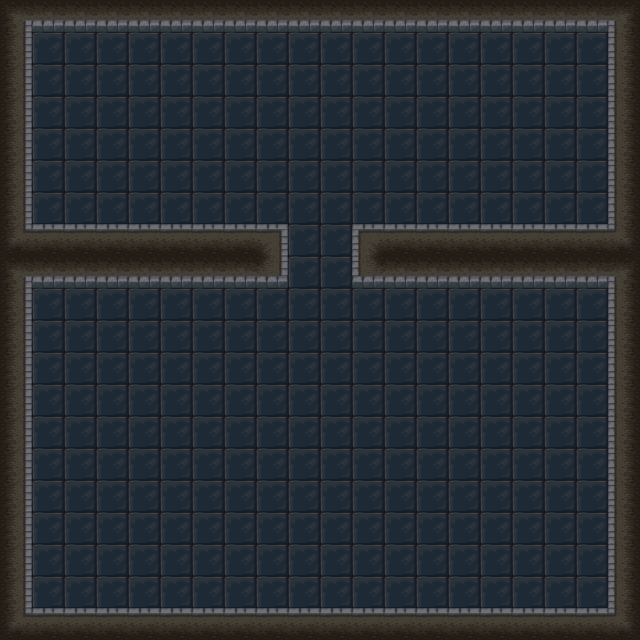

A 2D game scene composited from a Tiled map and its tileset images. What follows is a short description and the map's XML, with every tile layer's data as written:
An orthogonal 20x20 tile map with 32x32 px tiles, 2 tile layers (backgroundLayer, blockedLayer), 2 tilesets and 18 objects (8x water, 4x waterStone).

<map version="1.0" orientation="orthogonal" renderorder="right-down" width="20" height="20" tilewidth="32" tileheight="32" nextobjectid="30">
 <tileset firstgid="1" name="dungeon_tileset_32" tilewidth="32" tileheight="32" tilecount="88" columns="8">
  <image source="../images/dungeon_tileset_32.png" width="256" height="352" />
 </tileset>
 <tileset firstgid="89" name="tiles" tilewidth="16" tileheight="16" tilecount="3520" columns="44">
  <image source="../images/tiles.png" width="705" height="1280" />
  <tile id="2786">
   <properties>
    <property name="sprite" value="bluecup" />
    <property name="type" value="item" />
   </properties>
  </tile>
 </tileset>
 <layer name="backgroundLayer" width="20" height="20">
  <data encoding="csv">
1,1,1,1,1,1,1,1,1,1,1,1,1,1,1,1,1,1,1,1,
1,1,1,1,1,1,1,1,1,1,1,1,1,1,1,1,1,1,1,1,
1,1,1,1,1,1,1,1,1,1,1,1,1,1,1,1,1,1,1,1,
1,1,1,1,1,1,1,1,1,1,1,1,1,1,1,1,1,1,1,1,
1,1,1,1,1,1,1,1,1,1,1,1,1,1,1,1,1,1,1,1,
1,1,1,1,1,1,1,1,1,1,1,1,1,1,1,1,1,1,1,1,
1,1,1,1,1,1,1,1,1,1,1,1,1,1,1,1,1,1,1,1,
1,1,1,1,1,1,1,1,1,1,1,1,1,1,1,1,1,1,1,1,
1,1,1,1,1,1,1,1,1,1,1,1,1,1,1,1,1,1,1,1,
1,1,1,1,1,1,1,1,1,1,1,1,1,1,1,1,1,1,1,1,
1,1,1,1,1,1,1,1,1,1,1,1,1,1,1,1,1,1,1,1,
1,1,1,1,1,1,1,1,1,1,1,1,1,1,1,1,1,1,1,1,
1,1,1,1,1,1,1,1,1,1,1,1,1,1,1,1,1,1,1,1,
1,1,1,1,1,1,1,1,1,1,1,1,1,1,1,1,1,1,1,1,
1,1,1,1,1,1,1,1,1,1,1,1,1,1,1,1,1,1,1,1,
1,1,1,1,1,1,1,1,1,1,1,1,1,1,1,1,1,1,1,1,
1,1,1,1,1,1,1,1,1,1,1,1,1,1,1,1,1,1,1,1,
1,1,1,1,1,1,1,1,1,1,1,1,1,1,1,1,1,1,1,1,
1,1,1,1,1,1,1,1,1,1,1,1,1,1,1,1,1,1,1,1,
1,1,1,1,1,1,1,1,1,1,1,1,1,1,1,1,1,1,1,1
</data>
 </layer>
 <layer name="blockedLayer" width="20" height="20">
  <data encoding="csv">
79,59,59,59,59,59,59,59,59,59,59,59,59,59,59,59,59,59,59,80,
58,0,0,0,0,0,0,0,0,0,0,0,0,0,0,0,0,0,0,60,
58,0,0,0,0,0,0,0,0,0,0,0,0,0,0,0,0,0,0,60,
58,0,0,0,0,0,0,0,0,0,0,0,0,0,0,0,0,0,0,60,
58,0,0,0,0,0,0,0,0,0,0,0,0,0,0,0,0,0,0,60,
58,0,0,0,0,0,0,0,0,0,0,0,0,0,0,0,0,0,0,60,
58,0,0,0,0,0,0,0,0,0,0,0,0,0,0,0,0,0,0,60,
82,57,57,57,57,57,57,57,84,0,0,83,57,57,57,57,57,57,57,81,
79,59,59,59,59,59,59,59,85,0,0,86,59,59,59,59,59,59,59,80,
58,0,0,0,0,0,0,0,0,0,0,0,0,0,0,0,0,0,0,60,
58,0,0,0,0,0,0,0,0,0,0,0,0,0,0,0,0,0,0,60,
58,0,0,0,0,0,0,0,0,0,0,0,0,0,0,0,0,0,0,60,
58,0,0,0,0,0,0,0,0,0,0,0,0,0,0,0,0,0,0,60,
58,0,0,0,0,0,0,0,0,0,0,0,0,0,0,0,0,0,0,60,
58,0,0,0,0,0,0,0,0,0,0,0,0,0,0,0,0,0,0,60,
58,0,0,0,0,0,0,0,0,0,0,0,0,0,0,0,0,0,0,60,
58,0,0,0,0,0,0,0,0,0,0,0,0,0,0,0,0,0,0,60,
58,0,0,0,0,0,0,0,0,0,0,0,0,0,0,0,0,0,0,60,
58,0,0,0,0,0,0,0,0,0,0,0,0,0,0,0,0,0,0,60,
82,57,57,57,57,57,57,57,57,57,57,57,57,57,57,57,57,57,57,81
</data>
 </layer>
 <objectgroup name="objectsLayer">
  <object id="1" gid="2875" x="298.988" y="114.369" width="16" height="16">
   <properties>
    <property name="sprite" value="cup" />
    <property name="type" value="item" />
   </properties>
  </object>
  <object id="4" gid="2875" x="453.828" y="95.5185" width="16" height="16">
   <properties>
    <property name="sprite" value="cup" />
    <property name="type" value="item" />
   </properties>
  </object>
  <object id="5" gid="2875" x="167.037" y="200.541" width="16" height="16">
   <properties>
    <property name="sprite" value="cup" />
    <property name="type" value="item" />
   </properties>
  </object>
  <object id="8" gid="3307" x="74.1328" y="88.7863" width="16" height="16">
   <properties>
    <property name="type" value="playerStart" />
   </properties>
  </object>
  <object id="9" gid="2875" x="548.904" y="361.243" width="16" height="16">
   <properties>
    <property name="sprite" value="cup" />
    <property name="type" value="item" />
   </properties>
  </object>
  <object id="10" gid="2875" x="94.2473" y="575.772" width="16" height="16">
   <properties>
    <property name="sprite" value="cup" />
    <property name="type" value="item" />
   </properties>
  </object>
  <object id="18" type="water" gid="17" x="256" y="480" width="32" height="32">
   <properties>
    <property name="sprite" value="water" />
    <property name="type" value="water" />
   </properties>
  </object>
  <object id="19" type="water" gid="17" x="288" y="480" width="32" height="32">
   <properties>
    <property name="sprite" value="water" />
    <property name="type" value="water" />
   </properties>
  </object>
  <object id="20" type="water" gid="17" x="320" y="480" width="32" height="32">
   <properties>
    <property name="sprite" value="water" />
    <property name="type" value="water" />
   </properties>
  </object>
  <object id="21" type="water" gid="17" x="352" y="480" width="32" height="32">
   <properties>
    <property name="sprite" value="water" />
    <property name="type" value="water" />
   </properties>
  </object>
  <object id="22" type="water" gid="17" x="256" y="512" width="32" height="32">
   <properties>
    <property name="sprite" value="water" />
    <property name="type" value="water" />
   </properties>
  </object>
  <object id="23" type="water" gid="17" x="288" y="512" width="32" height="32">
   <properties>
    <property name="sprite" value="water" />
    <property name="type" value="water" />
   </properties>
  </object>
  <object id="24" type="water" gid="17" x="320" y="512" width="32" height="32">
   <properties>
    <property name="sprite" value="water" />
    <property name="type" value="water" />
   </properties>
  </object>
  <object id="25" type="water" gid="17" x="352" y="512" width="32" height="32">
   <properties>
    <property name="sprite" value="water" />
    <property name="type" value="water" />
   </properties>
  </object>
  <object id="26" type="waterStone" gid="9" x="256" y="448" width="32" height="32">
   <properties>
    <property name="sprite" value="waterStone" />
    <property name="type" value="water" />
   </properties>
  </object>
  <object id="27" type="waterStone" gid="9" x="288" y="448" width="32" height="32">
   <properties>
    <property name="sprite" value="waterStone" />
    <property name="type" value="water" />
   </properties>
  </object>
  <object id="28" type="waterStone" gid="9" x="320" y="448" width="32" height="32">
   <properties>
    <property name="sprite" value="waterStone" />
    <property name="type" value="water" />
   </properties>
  </object>
  <object id="29" type="waterStone" gid="9" x="352" y="448" width="32" height="32">
   <properties>
    <property name="sprite" value="waterStone" />
    <property name="type" value="water" />
   </properties>
  </object>
 </objectgroup>
</map>
